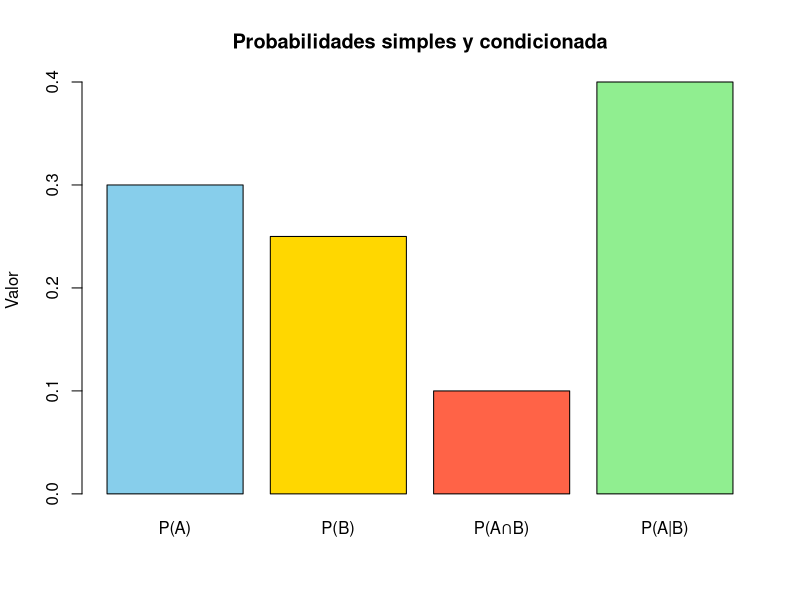

Generate this figure with R:
## ---- chunk 1
P_A <- 0.30
P_B <- 0.25
P_A_inter_B <- 0.10

P_A_dado_B <- P_A_inter_B / P_B
P_A_dado_B
## ---- chunk 2
P_A * P_B
## ---- chunk 3
P_A_inter_B
## ---- chunk 4
valores <- c(P_A, P_B, P_A_inter_B, P_A_dado_B)
barplot(valores,
        names.arg = c("P(A)", "P(B)", "P(A∩B)", "P(A|B)"),
        col = c("skyblue", "gold", "tomato", "lightgreen"),
        main = "Probabilidades simples y condicionada",
        ylab = "Valor")
## ---- chunk 5
set.seed(456)
n <- 1000

vibracion <- rbinom(n, 1, 0.25)
sobrecal <- ifelse(vibracion == 1, rbinom(n, 1, 0.4), rbinom(n, 1, 0.2))

P_emp_B <- mean(vibracion == 1)
P_emp_A_inter_B <- mean(vibracion == 1 & sobrecal == 1)
P_emp_A_dado_B <- P_emp_A_inter_B / P_emp_B

c(P_emp_B = P_emp_B, P_emp_A_inter_B = P_emp_A_inter_B, P_emp_A_dado_B = P_emp_A_dado_B)
